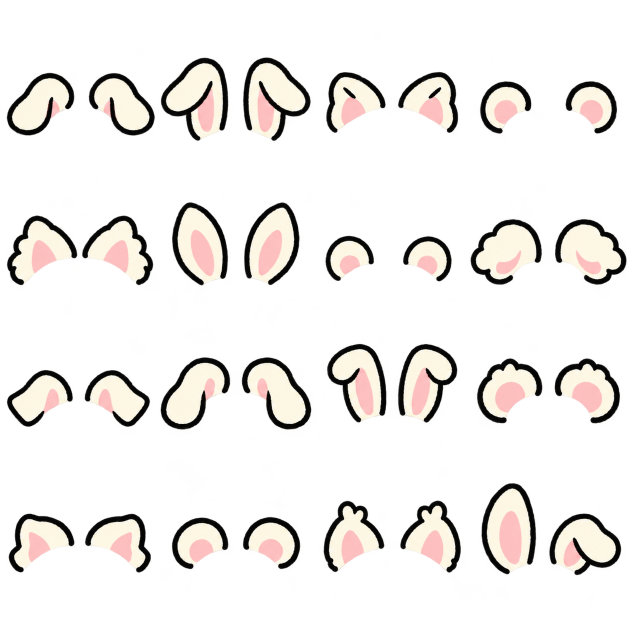
#> input picture design/expansion/ears/sheet-02.png, 1254 x 1254 px (shown at 1/2 size)
$ python replace_ears12.py
#> lines starting #> are read from the running program, lines starting #| are printed output that depends on the picture; after the words box and inside, x2 and y2 are one past the last pixel; in counts of white or black regions, pixels touching at a corner belong together
### design/expansion/ears/slice_ears.py
"""Extract selected AI-generated ear pairs; preserve alpha and pink inner ears.

Source images were generated by the built-in image_gen tool from prompt-*.txt.
This script only crops, sizes, cleans isolated alpha dust and derives tint masks.
It does not draw or invent replacement artwork.
"""
from collections import deque
from pathlib import Path
import json

import numpy as np
from PIL import Image, ImageDraw, ImageFilter

HERE = Path(__file__).resolve().parent
ROOT = HERE.parents[2]
OUT = ROOT / 'parts/ears'

# sheet, cell (one-based, row-major), label, maximum design dimensions per ear.
SELECTION = [
    (1, 1, '솜사탕 곰', 116, 116),
    (1, 3, '동글 아기 고양이', 111, 124),
    (1, 4, '통통 토끼', 99, 162),
    (1, 5, '말랑 강아지', 121, 136),
    (2, 8, '폭신 아기 양', 127, 130),
    (1, 7, '크림 여우', 111, 151),
    (1, 9, '동글 생쥐', 119, 128),
    (1, 10, '복슬 알파카', 110, 150),
    (1, 11, '꾸벅 토끼', 111, 183),
    (1, 12, '살구 고양이', 114, 124),
    (1, 13, '아기 양', 128, 118),
    (1, 14, '코코 스패니얼', 122, 162),
    (1, 15, '밤톨 다람쥐', 112, 140),
    (1, 16, '구름 코알라', 123, 134),
    (2, 1, '졸린 멍멍이', 121, 132),
    (2, 2, '폭 접힌 토끼', 125, 178),
    (2, 6, '아기 사슴', 111, 158),
    (2, 9, '아기 돼지', 126, 120),
]

# Drooping ears attach at the open inner edge, rather than the bottom of the sprite.
# Offsets are in ear design pixels and are scaled by the engine's ear scale U.
# A small inward/downward overlap hides the open root behind every body outline.
ATTACHMENTS = {
    'ears_07': {'L': {'root': [109, 66], 'sink': 0, 'rotation': -15, 'offset': [8, 6]},
                'R': {'root': [22, 67], 'sink': 0, 'rotation': 15, 'offset': [-8, 6]}},
    'ears_08': {'L': {'root': [129, 56], 'sink': 0, 'rotation': 0, 'offset': [8, 6]},
                'R': {'root': [17, 56], 'sink': 0, 'rotation': 0, 'offset': [-8, 6]}},
    'ears_22': {'L': {'root': [110, 44], 'sink': 0, 'rotation': 0, 'offset': [8, 6]},
                'R': {'root': [14, 44], 'sink': 0, 'rotation': 0, 'offset': [-8, 6]}},
    'ears_30': {'L': {'root': [113, 53], 'sink': 0, 'rotation': 0, 'offset': [8, 6]},
                'R': {'root': [12, 53], 'sink': 0, 'rotation': 0, 'offset': [-8, 6]}},
    'ears_33': {'L': {'root': [104, 66], 'sink': 0, 'rotation': -25, 'offset': [8, 6]},
                'R': {'root': [18, 66], 'sink': 0, 'rotation': 25, 'offset': [-8, 6]}},
}


# [4 lines left out: function apply_attachment, not called in this run]


def persist_legacy_attachments():
    """Keep legacy attachment fixes in the same replacement file used by the merger."""
    path = HERE / 'replacements.json'
    replacements = {p['id']: p for p in json.loads(path.read_text())} if path.exists() else {}
    source = (ROOT / 'parts.js').read_text()
    parts = json.loads(source.split('window.PARTS = ', 1)[1].split(';\n', 1)[0])
    for part in parts['ears']:
        if part['id'] in ('ears_07', 'ears_08'):
            replacements[part['id']] = apply_attachment(part)
    path.write_text(json.dumps(sorted(replacements.values(), key=lambda p: p['id']), ensure_ascii=False, indent=2)+'\n')


# [5 lines left out: function refresh_metadata, not called in this run]


def main_component(mask):
    """Keep the largest 8-connected component, without a scipy dependency."""
    h, w = mask.shape
    seen = np.zeros_like(mask, dtype=bool)
    largest = []
    for y, x in zip(*np.nonzero(mask)):
        if seen[y, x]:
            continue
        seen[y, x] = True
        queue = deque([(y, x)])
        points = []
        while queue:
            cy, cx = queue.popleft()
            points.append((cy, cx))
            for dy in (-1, 0, 1):
                for dx in (-1, 0, 1):
                    ny, nx = cy + dy, cx + dx
                    if 0 <= ny < h and 0 <= nx < w and mask[ny, nx] and not seen[ny, nx]:
                        seen[ny, nx] = True
                        queue.append((ny, nx))
        if len(points) > len(largest):
            largest = points
    result = np.zeros_like(mask, dtype=np.uint8)
    for y, x in largest:
        result[y, x] = 255
    return Image.fromarray(result)


def clean_crop(image):
    arr = np.array(image)
    component = main_component(arr[:, :, 3] > 24)
    keep = np.array(component.filter(ImageFilter.MaxFilter(5))) > 0
    arr[:, :, 3] = np.where(keep & (arr[:, :, 3] > 8), arr[:, :, 3], 0)
    image = Image.fromarray(arr)
    return image.crop(image.getbbox())


def masks(image):
    arr = np.array(image).astype(float)
    r, g, b, a = [arr[:, :, c] for c in range(4)]
    # A complete base silhouette avoids gaps beneath antialiased ink or inner pink.
    fill = np.zeros_like(arr, dtype=np.uint8)
    fill[:, :, :3] = 255
    fill[:, :, 3] = a.astype(np.uint8)
    # Preserve every dark outline and pink inner-ear pixel; vanilla outer fur is tintable.
    ink = np.clip((245 - np.maximum(np.maximum(r, g), b)) / 55, 0, 1)
    pink = np.clip((r - g - 11) / 17, 0, 1) * np.clip((r - b - 7) / 15, 0, 1)
    line = arr.astype(np.uint8)
    line[:, :, 3] = np.rint(a * np.maximum(ink, pink)).astype(np.uint8)
    return Image.fromarray(fill), Image.fromarray(line)


def save(image, path):
    image.save(path, 'WEBP', lossless=True, method=6)


def hex_color(image):
    arr = np.array(image)
    good = (arr[:, :, 3] > 240) & (arr[:, :, 0] > 238) & ((arr[:, :, 0].astype(int) - arr[:, :, 1]) < 14)
    rgb = np.median(arr[:, :, :3][good], axis=0).astype(int)
    return '#' + ''.join(f'{v:02x}' for v in rgb)


# [58 lines left out: function main, not called in this run]


# [6 lines that do not run on import are left out]

### design/expansion/ears/replace_ears12.py
"""Replace the hand-like legacy squirrel ears with a round unused atlas pair."""
from pathlib import Path
import json
from PIL import Image
import slice_ears as utils

HERE=Path(__file__).resolve().parent
OUT=HERE.parents[2]/'parts/ears'


def main():
    sheet=Image.open(HERE/'sheet-02.png').convert('RGBA')
#> sheet is the input picture: PIL image 1254x1254 RGBA; mean R, G, B, A 42, 38.8, 36.4, 54.5
    cw,ch=sheet.width/4,sheet.height/4
#> cw = 313.5; ch = 313.5
    pair=sheet.crop(tuple(round(v) for v in (3*cw,0,4*cw,ch)))
    split=pair.width//2
#> split = 157
    halves=[utils.clean_crop(pair.crop((0,0,split,pair.height))),utils.clean_crop(pair.crop((split,0,pair.width,pair.height)))]
#> the loop in main_component, `for y, x in zip(*np.nonzero(mask)):` made 7244 passes
#> (y, x) on passes 1 to 12: (162, 68), (162, 69), (162, 70), (162, 71), (162, 72), (162, 73), (162, 74), (162, 75), (162, 76), (162, 78), (163, 62), (163, 63)
#> after the loop in main_component, `for y, x in zip(*np.nonzero(mask)):`:
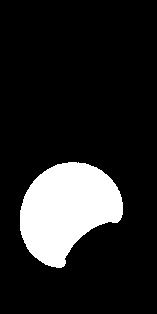
#> seen: shape (314, 157) bool; 14.7% white; 1 white region, box (x1, y1, x2, y2) and area: (20, 162, 123, 268) 7244
#> after the loop in main_component, `for y, x in zip(*np.nonzero(mask)):`: largest = 7244 pairs, first value 162 to 267, second value 20 to 122
#> the loop in main_component, `for y, x in largest:` made 7244 passes
#> (y, x) on passes 1 to 3: (162, 68), (162, 69), (163, 67)
#> in clean_crop, `keep = np.array(component.filter(ImageFilter.MaxFilter(5))) > 0`: keep: shape (314, 157) bool; 16.4% white; 1 white region, box (x1, y1, x2, y2) and area: (18, 160, 125, 270) 8103
#> in clean_crop, `arr[:, :, 3] = np.where(keep & (arr[:, :, 3] > 8), arr[:, :, 3], 0)`: arr: shape (314, 157, 4); mean R, G, B, A 26.6, 24, 22.8, 35.7
#> in clean_crop (call 2), `arr = np.array(image)`:
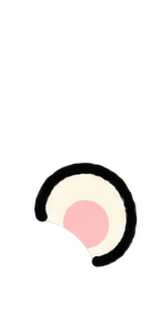
#> arr: shape (314, 157, 4); mean R, G, B, A 27.2, 24.3, 22.9, 35.9; transparent parts drawn white
#> the loop in main_component (call 2), `for y, x in zip(*np.nonzero(mask)):` made 7241 passes
#> (y, x) on passes 1 to 12: (162, 78), (162, 79), (162, 80), (162, 81), (162, 82), (162, 83), (162, 84), (162, 85), (162, 86), (162, 87), (162, 88), (162, 89)
#> after the loop in main_component (call 2), `for y, x in zip(*np.nonzero(mask)):`:
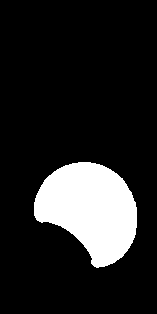
#> seen: shape (314, 157) bool; 14.7% white; 1 white region, box (x1, y1, x2, y2) and area: (34, 162, 137, 268) 7241
#> after the loop in main_component (call 2), `for y, x in zip(*np.nonzero(mask)):`: largest = 7241 pairs, first value 162 to 267, second value 34 to 136
#> the loop in main_component (call 2), `for y, x in largest:` made 7241 passes
#> (y, x) on passes 1 to 3: (162, 78), (162, 79), (163, 77)
#> in clean_crop (call 2), `keep = np.array(component.filter(ImageFilter.MaxFilter(5))) > 0`: keep: shape (314, 157) bool; 16.4% white; 1 white region, box (x1, y1, x2, y2) and area: (32, 160, 139, 270) 8099
#> in clean_crop (call 2), `arr[:, :, 3] = np.where(keep & (arr[:, :, 3] > 8), arr[:, :, 3], 0)`: arr: shape (314, 157, 4); 3.93% of pixels changed, all inside (x1, y1, x2, y2) = (1, 23, 151, 314)
    scale=min(111/max(h.width for h in halves),111/max(h.height for h in halves))
#> scale = 1.05
    halves=[h.resize((round(h.width*scale),round(h.height*scale)),Image.Resampling.LANCZOS) for h in halves]
#> halves = 2 items
    padded=[]
    for h in halves:
        p=Image.new('RGBA',(h.width+4,h.height+4));p.alpha_composite(h,(2,2));padded.append(p)
#> this loop made 2 passes
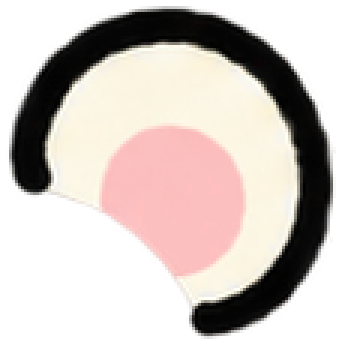
#> p: PIL image 114x115 RGBA (shown 3 times larger); mean R, G, B, A 102.5, 92.6, 87.7, 147.8; transparent parts drawn white
#> after the loop, padded = 2 items
    halves=padded
    ident='ears_12';color=utils.hex_color(halves[0])
#> after `color = utils.hex_color(halves[0])`: color = '#fbf5e2'
    part={'id':ident,'label':'아기 수달','src':f'parts/ears/{ident}.webp','color':color}
#> part = {'id': 'ears_12', 'label': '아기 수달', 'src': 'parts/ears/ears_12.webp', 'color': '#fbf5e2'}
    combined=Image.new('RGBA',(sum(h.width for h in halves)+37,max(h.height for h in halves)))
#> combined: PIL image 264x115 RGBA; every value is 0
    x=0
    for side,h in zip(['L','R'],halves):
        name=f'{ident}_{side}';fill,line=utils.masks(h)
        for img,suffix in [(h,''),(fill,'_fill'),(line,'_line')]:utils.save(img,OUT/f'{name}{suffix}.webp')
        part[side]={'src':f'parts/ears/{name}.webp','w':h.width,'h':h.height,'root':[h.width/2,h.height-4],
                    'color':color,'fill':f'parts/ears/{name}_fill.webp','line':f'parts/ears/{name}_line.webp'}
        combined.alpha_composite(h,(x,combined.height-h.height));x+=h.width+37
#> this loop made 2 passes
#> (side, name, x) on passes 1 to 2: ('L', 'ears_12_L', 150), ('R', 'ears_12_R', 301)
#> pass 1, in masks, `r, g, b, a = [arr[:, :, c] for c in range(4)]`:
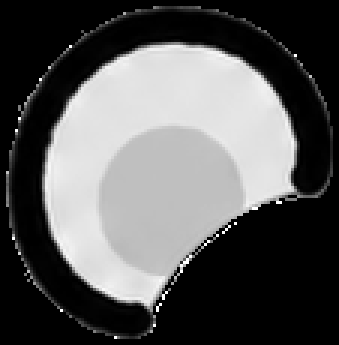
#> b: shape (115, 113) float64 (shown 3 times larger); min 0, max 255, mean 88.3
#> after the loop:
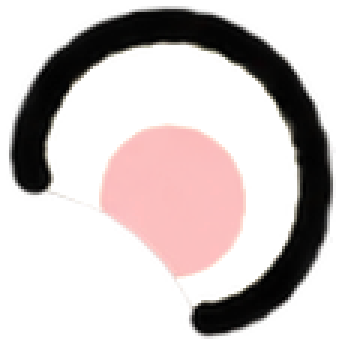
#> img: PIL image 114x115 RGBA (shown 3 times larger); mean R, G, B, A 102.5, 92.6, 87.7, 87.1; transparent parts drawn white
#> after the loop, part = 6 items; x = 301
    fill,line=utils.masks(combined)
#> in masks (call 3), `line[:, :, 3] = np.rint(a * np.maximum(ink, pink)).astype(np.uint8)`:
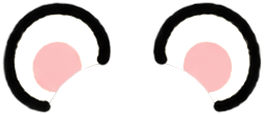
#> line: shape (115, 264, 4); mean R, G, B, A 88.5, 79.9, 75.7, 75.1; transparent parts drawn white
    for img,suffix in [(combined,''),(fill,'_fill'),(line,'_line')]:utils.save(img,OUT/f'{ident}{suffix}.webp')
#> this loop made 3 passes
#> suffix on passes 1 to 3: '', '_fill', '_line'
    part.update(w=combined.width,h=combined.height,fill=f'parts/ears/{ident}_fill.webp',line=f'parts/ears/{ident}_line.webp')
    path=HERE/'replacements.json'
    replacements={p['id']:p for p in json.loads(path.read_text())} if path.exists() else {}
#> (reads design/expansion/back/replacements.json from the repository)
#> replacements = 2 items
    replacements[ident]=part
    path.write_text(json.dumps(sorted(replacements.values(),key=lambda p:p['id']),ensure_ascii=False,indent=2)+'\n')
    utils.persist_legacy_attachments()
    preview=Image.new('RGBA',combined.size,'#e7f5ed');preview.alpha_composite(combined);preview.convert('RGB').save(HERE/'replacement-ears12.jpg',quality=95)
    print('Replaced ears_12 assets; metadata: '+str(HERE/'replacements.json'))


#> (the run stopped early here; a loop or call above may not have finished)
